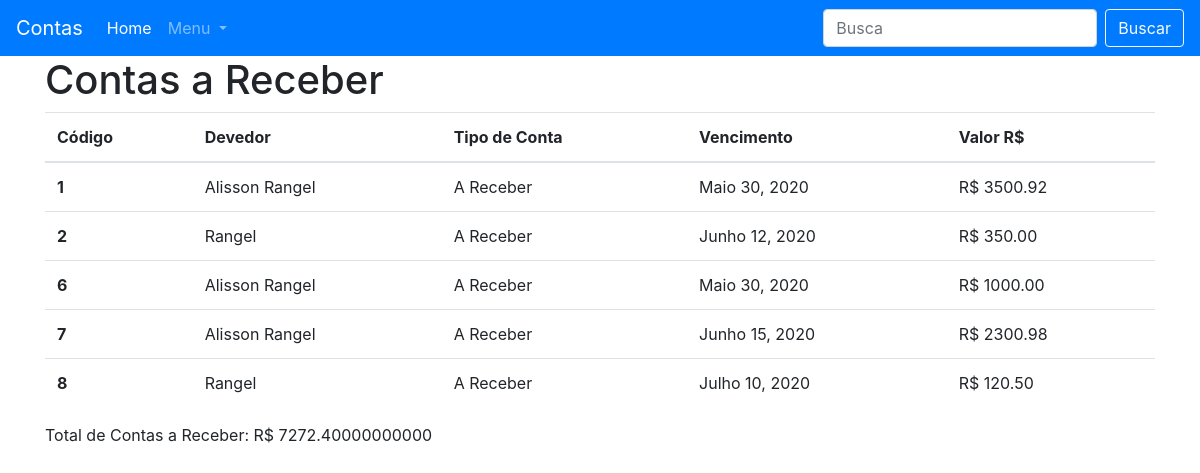
/contas-receber/ (signed in), run on an earlier commit of the app's database.
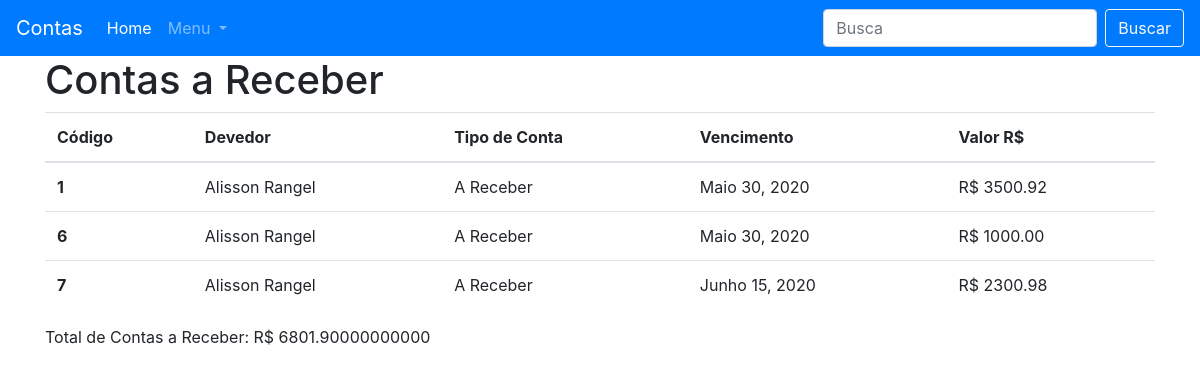
And on a later commit of the database.
### apps/gestor/models.py (models this page shows, shortened)
class Conta(models.Model):
    TIPO_CONTA_CHOICE = (
        ('RB', 'A Receber'),
        ('PG', 'A Pagar')
    )
    pessoa = models.ForeignKey(Pessoa, verbose_name="Pessoa", on_delete=models.CASCADE)
    tipo_conta = models.CharField(verbose_name="Tipo de conta", max_length=2, choices=TIPO_CONTA_CHOICE)
    vencimento = models.DateField(verbose_name="Vencimento")
    valor = models.DecimalField(verbose_name="Valor R$", max_digits=19, decimal_places=2)
    '''
    def get_total_contas_pagar(self):
        model = self.__class__ # Conta.objects.all()
        total = model.objects.filter(tipo_conta='PG').aggregate(Sum('valor'))
        return total
    '''

class Pessoa(models.Model):
    nome = models.CharField(verbose_name='Nome', max_length=200)
    nascimento = models.DateField(verbose_name='Nascimento')
    cpf = models.CharField(verbose_name='CPF', max_length=14)

### apps/gestor/views.py (the view)
# urls.py: path('contas-receber/', views.lista_contas_receber, name='lista_contas_receber'),
@login_required(login_url='/login/')
def lista_contas_receber(request):
    contas_receber = Conta.objects.filter(tipo_conta='RB')
    total = contas_receber.aggregate(Sum('valor'))['valor__sum']
    return render(request, 'lista_contas_receber.html', {'contas_receber':contas_receber, 'total': total})

### templates/lista_contas_receber.html
{% extends 'base.html' %} {% block titulo %} Lista de Contas a Receber | {{ block.super }} {% endblock titulo %} {% block corpo %}
<h1>Contas a Receber</h1>
<table class="table table-hover">
    <thead>
        <tr>
            <th scope="col">Código</th>
            <th scope="col">Devedor</th>
            <th scope="col">Tipo de Conta</th>
            <th scope="col">Vencimento</th>
            <th scope="col">Valor R$</th>
        </tr>
    </thead>
    <tbody>
        {% for conta in contas_receber %}
        <tr>
            <th scope="row">{{ conta.id }}</th>
            <td>{{ conta.pessoa.nome }}</td>
            <td>{{ conta.get_tipo_conta_display }}</td>
            <td>{{ conta.vencimento }}</td>
            <td>R$ {{ conta.valor }}</td>
        </tr>
        {% endfor %}
    </tbody>
</table>
<span>Total de Contas a Receber: R$ {{ total }}</span>
{% endblock corpo %}

What changed in the data, as far as the page shows it:
removed Conta: id "2", pessoa.nome "Rangel", tipo_conta "A Receber", vencimento "Junho 12, 2020", valor "350.00"
removed Conta: id "8", pessoa.nome "Rangel", tipo_conta "A Receber", vencimento "Julho 10, 2020", valor "120.50"
Also different on the page:
{{ total }}: "7272.40000000000" → "6801.90000000000"
